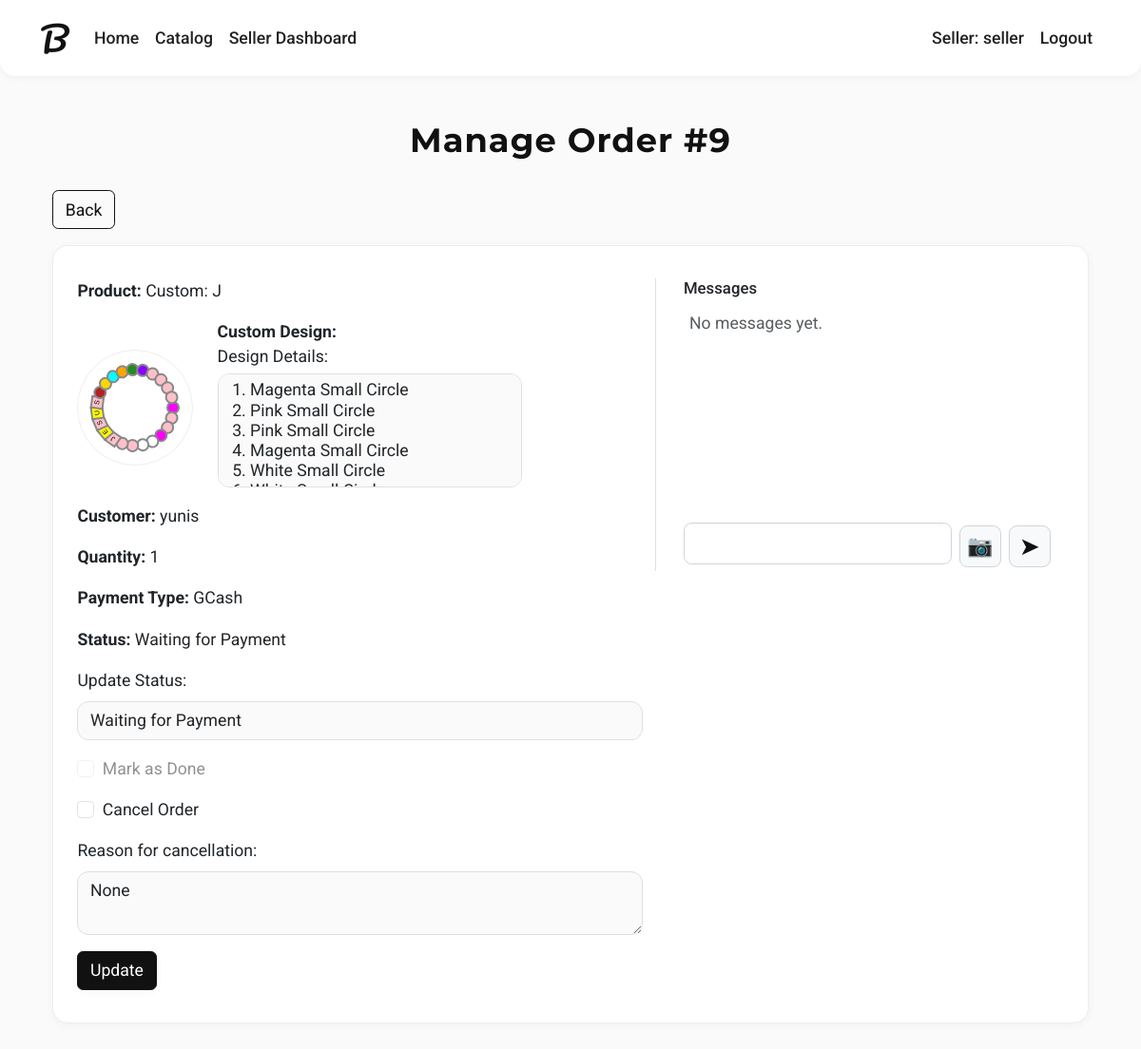
The app's page /seller/order/9/manage/ (signed in), older data.
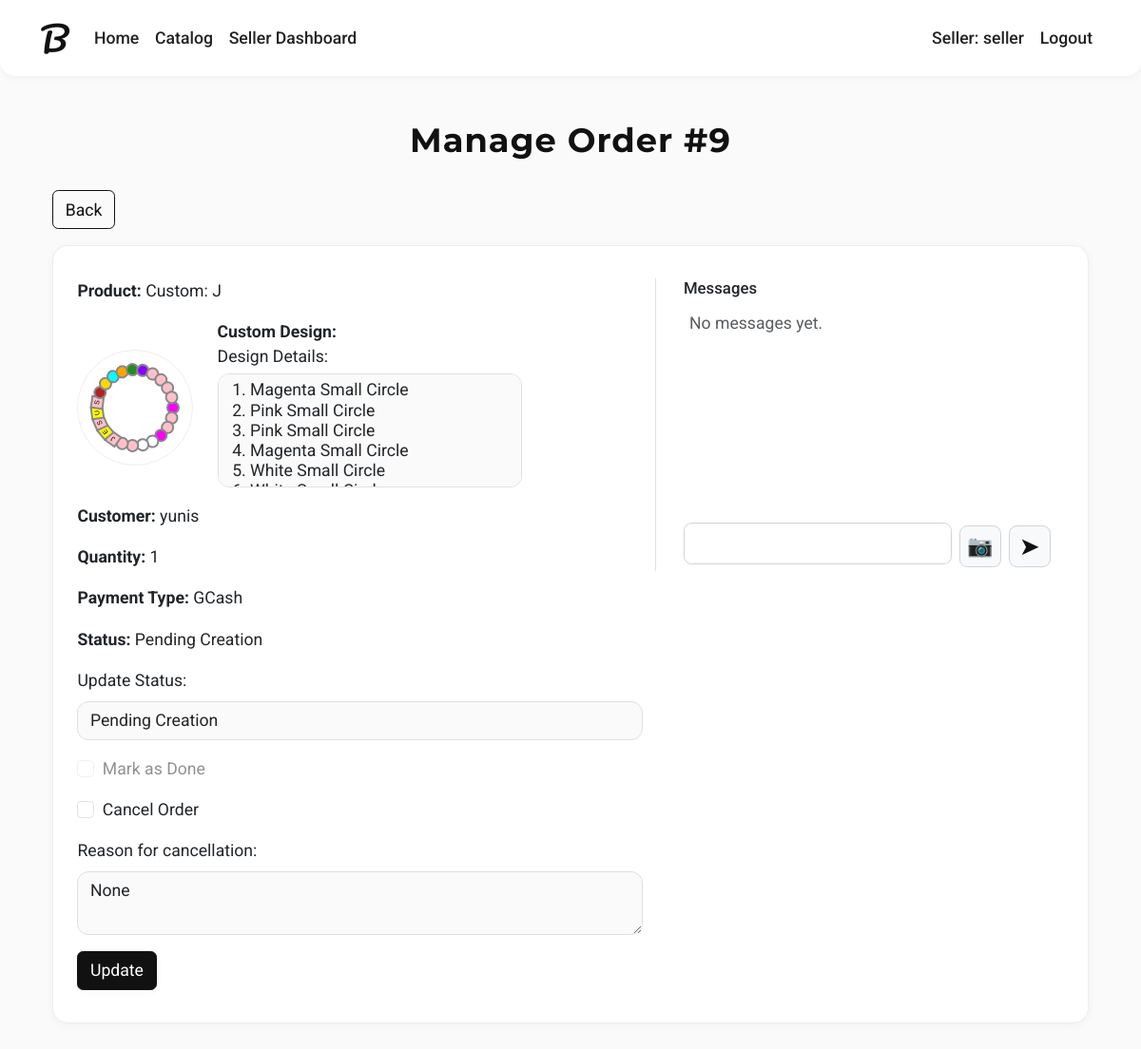
The same page, newer data.
### shop/models.py (models this page shows, shortened)
class Order(models.Model):
    STATUS_CHOICES = [
        ('waiting', 'Waiting for Payment'),
        ('pending', 'Pending Creation'),
        ('created', 'Finished Creating the Bracelet'),
        ('delivering', 'Bracelet is Being Delivered'),
        ('delivered', 'Bracelet Delivered'),
    ]
    PAYMENT_CHOICES = [
        ('gcash', 'GCash'),
        ('maya', 'Maya'),
    ]
    customer = models.ForeignKey(User, on_delete=models.CASCADE)
    product = models.ForeignKey(Product, on_delete=models.CASCADE)
    quantity = models.PositiveIntegerField()
    payment_type = models.CharField(max_length=20, choices=PAYMENT_CHOICES)
    status = models.CharField(max_length=20, choices=STATUS_CHOICES, default='waiting')
    created_at = models.DateTimeField(auto_now_add=True)
    delivered_at = models.DateTimeField(blank=True, null=True)
    done = models.BooleanField(default=False)
    cancelled = models.BooleanField(default=False)
    cancel_reason = models.TextField(blank=True, null=True)

class Product(models.Model):
    name = models.CharField(max_length=100)
    price = models.DecimalField(max_digits=8, decimal_places=2)
    image = models.ImageField(upload_to='product_images/')
    created_by = models.ForeignKey(SellerProfile, on_delete=models.CASCADE)
    stock = models.PositiveIntegerField(default=0)
    created_at = models.DateTimeField(auto_now_add=True, null=True, blank=True)

### shop/views.py (the view)
# urls.py: path('seller/order/<int:order_id>/manage/', views.manage_order, name='manage_order'),
def manage_order(request, order_id):
    if not request.user.is_authenticated or not hasattr(request.user, 'sellerprofile'):
        return redirect('login')
    order = get_object_or_404(Order, id=order_id)
    custom_design = None
    if order.product and order.product.name.startswith("Custom:"):
        custom_design = CustomBraceletDesign.objects.filter(
            name=order.product.name.replace("Custom: ", ""),
            customer=order.customer
        ).first()
    error = None
    if request.method == 'POST':
        status = request.POST.get('status')
        mark_done = request.POST.get('mark_done')
        cancel_order = request.POST.get('cancel_order')
        cancel_reason = request.POST.get('cancel_reason')
        updated = False
        if status and status in dict(Order.STATUS_CHOICES):
            order.status = status
            updated = True
        if mark_done == 'on' and order.status == 'delivered' and not order.cancelled:
            order.done = True
            order.delivered_at = timezone.now()  # set delivered timestamp
            updated = True
        if cancel_order == 'on' and not order.cancelled:
            if cancel_reason and cancel_reason.strip():
                order.cancelled = True
                order.cancel_reason = cancel_reason.strip()
                order.product.stock += order.quantity
                order.product.save()
                updated = True
            else:
                error = "Please provide a reason for cancellation."
        if 'send_message' in request.POST:
            msg_form = OrderMessageForm(request.POST, request.FILES)
            if msg_form.is_valid():
                msg = msg_form.save(commit=False)
                msg.order = order
                msg.sender = request.user
                msg.save()
                messages.success(request, "Message sent.")
                return redirect('manage_order', order_id=order.id)
        if updated and not error:
            order.save()
            messages.success(request, "Order updated.")
            return redirect('manage_order', order_id=order.id)
    else:
        msg_form = OrderMessageForm()
    return render(request, 'shop/manage_order.html', {
        'order': order,
        'status_choices': Order.STATUS_CHOICES,
        'error': error,
        'msg_form': msg_form,
        'custom_design': custom_design,
    })

### shop/views.py
class OrderMessageForm(forms.ModelForm):
    class Meta:
        model = OrderMessage
        fields = ['text', 'image']

### shop/templates/shop/manage_order.html (shortened to what the changed rows need)
{% extends 'shop/base.html' %}
{% block content %}
<div class="container">
    <div class="material-section-title">Manage Order #{{ order.id }}</div>
    <button type="button" class="btn btn-outline-primary mb-3" onclick="window.history.back();">Back</button>
    <div class="card material-card">
        <div class="card-body">
            <div class="row align-items-start">
                <div class="col-md-7 d-flex flex-column align-items-center">
                    <div class="w-100">
                        <p><strong>Product:</strong> {{ order.product.name }}</p>
                        {% if custom_design %}
                            <div class="row mb-2">
                                <div class="col-auto d-flex align-items-center justify-content-center">
                                </div>
                                <div class="col">
                                </div>
                            </div>
                        {% endif %}
                        <p><strong>Customer:</strong> {{ order.customer.username }}</p>
                        <p><strong>Quantity:</strong> {{ order.quantity }}</p>
                        <p><strong>Payment Type:</strong> {{ order.get_payment_type_display }}</p>
                        <p><strong>Status:</strong> {{ order.get_status_display }}</p>
                    </div>
                    <form method="post" class="w-100">
                        <div class="mb-3">
                            <label for="status" class="form-label">Update Status:</label>
                            <select name="status" id="status" class="form-select" {% if order.cancelled %}disabled{% endif %}>
                                {% for value, label in status_choices %}
                                    <option value="{{ value }}" {% if order.status == value %}selected{% endif %}>{{ label }}</option>
                                {% endfor %}
                            </select>
                        </div>
                        <div class="form-check mb-3">
                            <input type="checkbox" class="form-check-input" name="mark_done" id="mark_done"
                                {% if order.status != 'delivered' or order.cancelled %}disabled{% endif %}
                                {% if order.done %}checked{% endif %}>
                            <label class="form-check-label" for="mark_done">Mark as Done</label>
                        </div>
                        <div class="form-check mb-3">
                            <input type="checkbox" class="form-check-input" name="cancel_order" id="cancel_order"
                                {% if order.cancelled %}disabled checked{% endif %}>
                            <label class="form-check-label" for="cancel_order">Cancel Order</label>
                        </div>
                        <div class="mb-3">
                            <label for="cancel_reason" class="form-label">Reason for cancellation:</label>
                            <textarea name="cancel_reason" id="cancel_reason" rows="2" class="form-control"
                                {% if order.cancelled %}readonly{% endif %}>{{ order.cancel_reason }}</textarea>
                        </div>
                    </form>
                </div>
            </div>
        </div>
    </div>
</div>
{% endblock %}

Row changes from the older to the newer data that the page shows:
changed Order "GCash": status "Waiting for Payment" → "Pending Creation"
